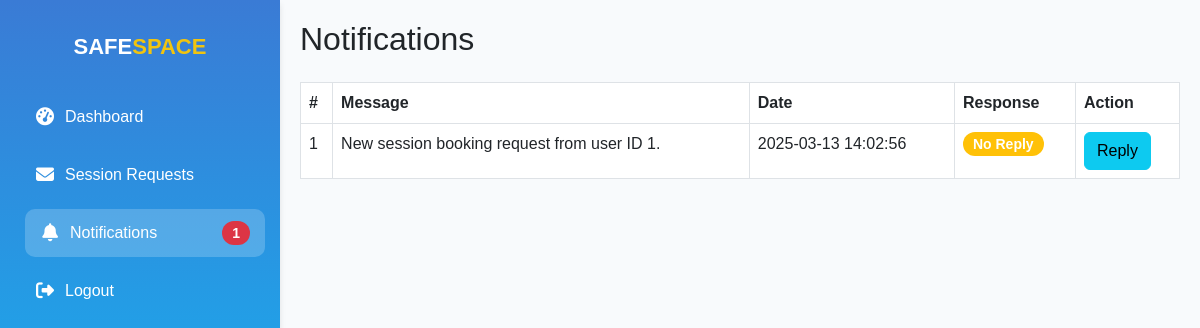
/dashboards/notifications.php (signed in), run on the app's committed database.
### tables this page shows
CREATE TABLE `notifications` (
  `id` int(11) NOT NULL,
  `user_id` int(11) NOT NULL,
  `professional_id` int(11) NOT NULL,
  `message` text NOT NULL,
  `created_at` timestamp NOT NULL DEFAULT current_timestamp(),
  `status` enum('Unread','Read') DEFAULT 'Unread',
  `professional_response` text DEFAULT NULL
);

### dashboards/notifications.php (the view, shortened to what this page needs)
<?php
include('../includes/db.php');
$professional_id = $_SESSION['professional_id'];
try {
    $query = "SELECT * FROM notifications WHERE professional_id = ? ORDER BY created_at DESC";
    $stmt = $conn->prepare($query);
    $stmt->execute([$professional_id]);
    $result = $stmt->fetchAll(PDO::FETCH_ASSOC);
    $countQuery = "SELECT COUNT(*) FROM notifications WHERE professional_id = ? AND professional_response IS NULL";
    $countStmt = $conn->prepare($countQuery);
    $countStmt->execute([$professional_id]);
    $unread_count = $countStmt->fetchColumn();
} catch (PDOException $e) {
    die("Database error: " . $e->getMessage());
}
?>
<!DOCTYPE html>
<html lang="en">
<head>
    <link href="https://cdn.jsdelivr.net/npm/bootstrap@5.3.0-alpha1/dist/css/bootstrap.min.css" rel="stylesheet">
    <link rel="stylesheet" href="https://cdnjs.cloudflare.com/ajax/libs/font-awesome/6.4.2/css/all.min.css">
</head>
<body>
<div class="sidebar">
    <div class="sidebar-logo">
        <a href="../root/index.php" class="logo-text">
            SAFE<span class="highlight">SPACE</span>
        </a>
    </div>
    <div class="sidebar-nav">
        <a href="professional.php"><i class="fa fa-tachometer-alt"></i> Dashboard</a>
        <a href="messages.php"><i class="fa fa-envelope"></i> Session Requests</a>
        <a href="notifications.php" class="active">
            <i class="fa fa-bell"></i> Notifications
            <?php if ($unread_count > 0): ?>
                <span class="badge bg-danger"><?php echo $unread_count; ?></span>
            <?php endif; ?>
        </a>
        <a href="logout.php"><i class="fa fa-sign-out-alt"></i> Logout</a>
    </div>
</div>
<div class="main-content">
    <h2 class="mb-4">Notifications</h2>
    <table class="table table-bordered">
        <thead class="thead-dark">
            <tr>
                <th>#</th>
                <th>Message</th>
                <th>Date</th>
                <th>Response</th>
                <th>Action</th>
            </tr>
        </thead>
        <tbody>
            <?php if ($result): $count = 1; ?>
                <?php foreach ($result as $row): ?>
                    <tr>
                        <td><?= $count++ ?></td>
                        <td><?= htmlspecialchars($row['message']) ?></td>
                        <td><?= $row['created_at'] ?></td>
                        <td>
                            <?= $row['professional_response'] ? '<span class="badge bg-success">Replied</span>' : '<span class="badge bg-warning">No Reply</span>' ?>
                        </td>
                        <td>
                            <button class="btn btn-info" data-bs-toggle="modal" data-bs-target="#replyModal<?= $row['id'] ?>">Reply</button>
                        </td>
                    </tr>
                <?php endforeach; ?>
            <?php else: ?>
                <tr><td colspan="5">No notifications found.</td></tr>
            <?php endif; ?>
        </tbody>
    </table>
</div>
</body>
</html>

### dashboards/notifications.php (style rules this page uses)
:root { --primary-color: #3a7bd5; --secondary-color: #00d2ff; --dark-color: #2d3748; --light-color: #f8fafc; --success-color: #38b2ac; --warning-color: #ecc94b; --danger-color: #e53e3e; --border-radius: 10px; --box-shadow: 0 4px 6px rgba(0, 0, 0, 0.1); --transition: all 0.3s ease; }
body { display: flex; min-height: 100vh; background: var(--light-color); font-family: 'Poppins', sans-serif; margin: 0; }
.sidebar { width: 280px; height: 100vh; background: linear-gradient(to bottom, var(--primary-color), var(--secondary-color)); color: white; padding: 20px; position: fixed; top: 0; left: 0; box-shadow: var(--box-shadow); z-index: 1000; overflow-y: auto; }
.sidebar-logo { text-align: center; margin-bottom: 20px; }
.logo-text { font-size: 22px; font-weight: bold; color: white; text-decoration: none; display: inline-block; padding: 10px 0; }
.logo-text .highlight { color: #f1c40f; }
.sidebar-nav a { display: flex; align-items: center; color: white; padding: 12px 15px; text-decoration: none; margin-bottom: 10px; border-radius: var(--border-radius); transition: var(--transition); }
.sidebar-nav a:hover, .sidebar-nav a.active { background: rgba(255, 255, 255, 0.2); transform: translateX(5px); }
.sidebar-nav i { margin-right: 10px; font-size: 18px; width: 20px; text-align: center; }
.badge { margin-left: auto; background-color: #e53e3e; padding: 5px 10px; border-radius: 20px; font-size: 14px; }
.main-content { margin-left: 280px; flex: 1; padding: 20px; transition: var(--transition); background: var(--light-color); min-height: 100vh; }

### data on the page
notifications: message "New session booking request from user ID 1.", created_at "2025-03-13 14:02:56", shows "No Reply"

### other printed values
$unread_count "1"
